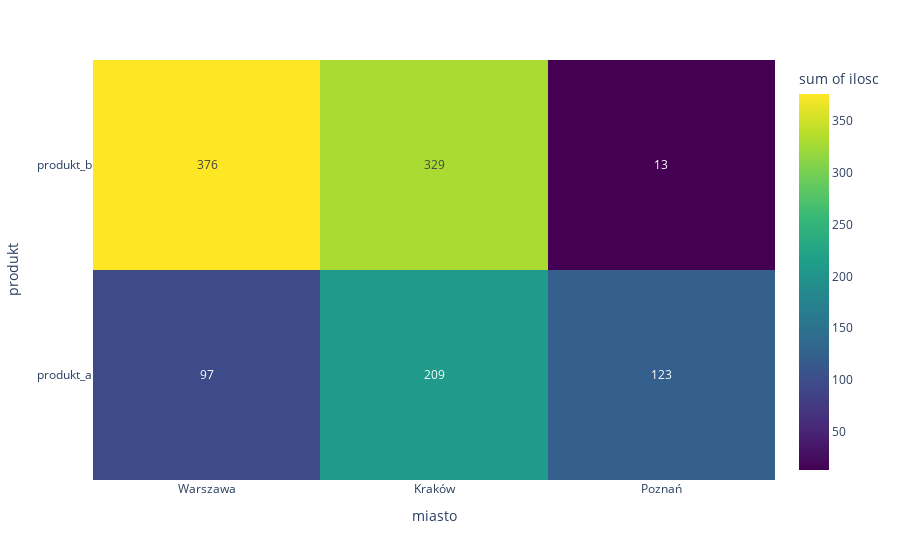

Notebook code for this chart:
### Code cell
fig = px.density_heatmap(
    df2,
    x='miasto',
    y='produkt',
    z='ilosc',
    color_continuous_scale='Viridis',
    text_auto=True  # pokazuje wartości na polach
)
fig.show()

### Figure 1 — Plotly figure (JSON) as saved in the notebook; plotly's stock layout.template omitted (floating-point values rounded to 4 significant figures)
{"data": [{"coloraxis": "coloraxis", "histfunc": "sum", "hovertemplate": "miasto=%{x}<br>produkt=%{y}<br>sum of ilosc=%{z}<extra></extra>", "name": "", "texttemplate": "%{z}", "type": "histogram2d", "x": ["Warszawa", "Warszawa", "Kraków", "Warszawa", "Kraków", "Poznań", "Warszawa", "Warszawa", "Kraków", "Warszawa", "Kraków", "Poznań"], "xaxis": "x", "xbingroup": "x", "y": ["produkt_a", "produkt_a", "produkt_a", "produkt_a", "produkt_a", "produkt_a", "produkt_b", "produkt_b", "produkt_b", "produkt_b", "produkt_b", "produkt_b"], "yaxis": "y", "ybingroup": "y", "z": [20, 54, 123, 23, 86, 123, 65, 78, 143, 233, 186, 13]}], "layout": {"coloraxis": {"colorbar": {"title": {"text": "sum of ilosc"}}, "colorscale": [[0, "#440154"], [0.1111, "#482878"], [0.2222, "#3e4989"], [0.3333, "#31688e"], [0.4444, "#26828e"], [0.5556, "#1f9e89"], [0.6667, "#35b779"], [0.7778, "#6ece58"], [0.8889, "#b5de2b"], [1, "#fde725"]]}, "legend": {"tracegroupgap": 0}, "margin": {"t": 60}, "xaxis": {"anchor": "y", "domain": [0, 1], "title": {"text": "miasto"}}, "yaxis": {"anchor": "x", "domain": [0, 1], "title": {"text": "produkt"}}}}
